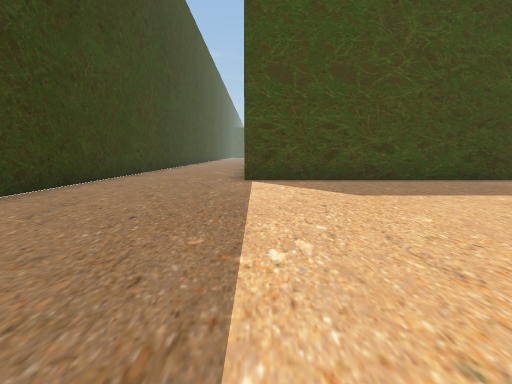
[1] (above)

19 first-person views from a walk through a Unity game level. The camera is 1.3 m above the floor, tilts 6° down and sees 70° across. The floor is counted in squares, 2 m on a side. Each view is taken from the middle of a square. On the plan, view 1 faces up. The plan holds only what a view shows up to about 11 squares ahead; the rest is blank. The place goes on beyond the plan.

[2]
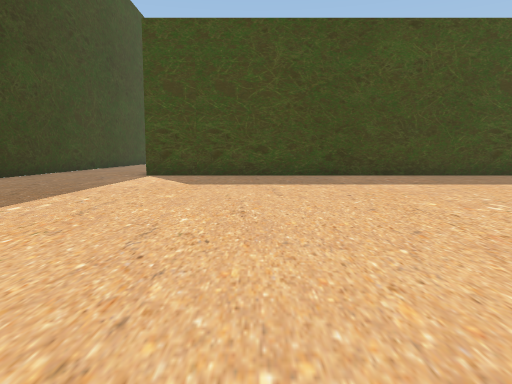

[3]
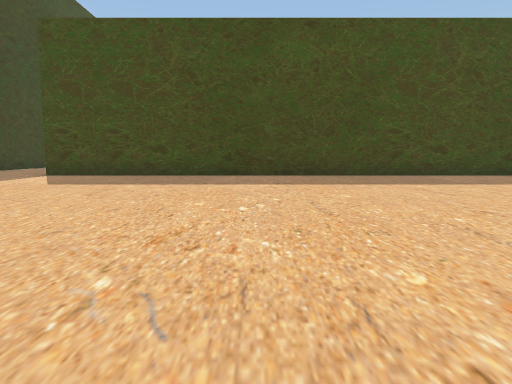

[4]
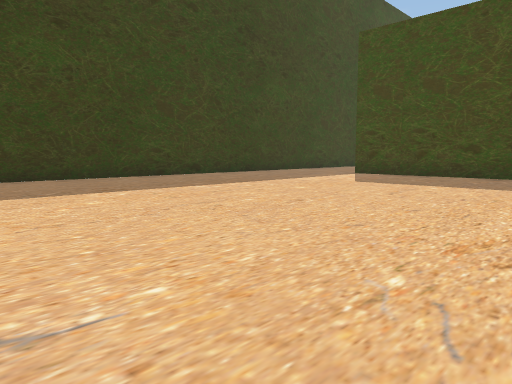

[5]
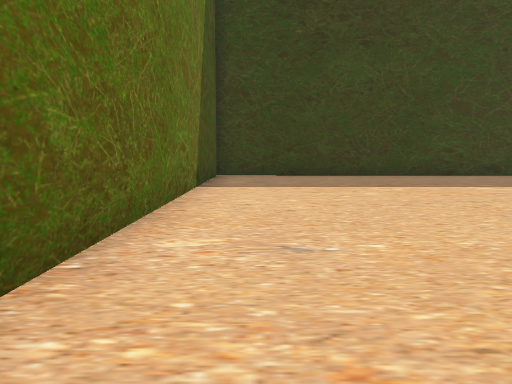

[6]
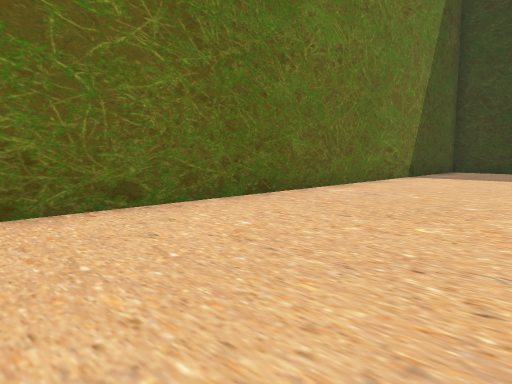

[7]
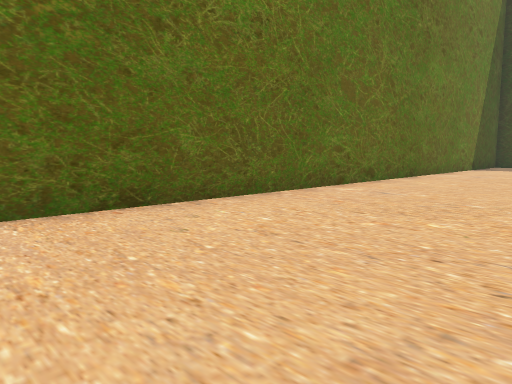

[8]
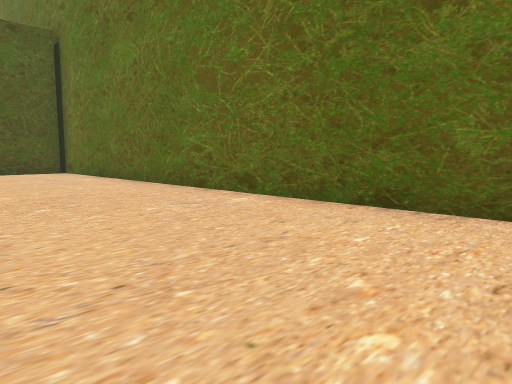

[9]
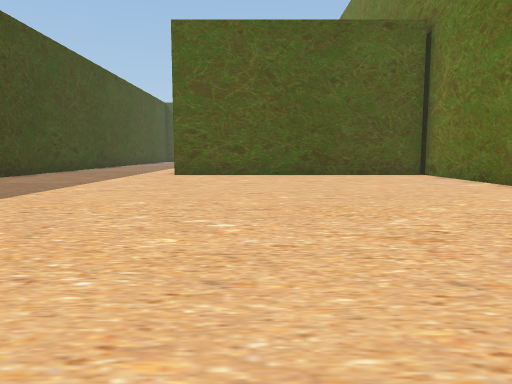

[10]
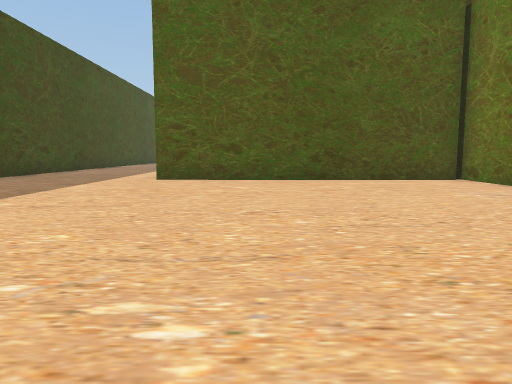

[11]
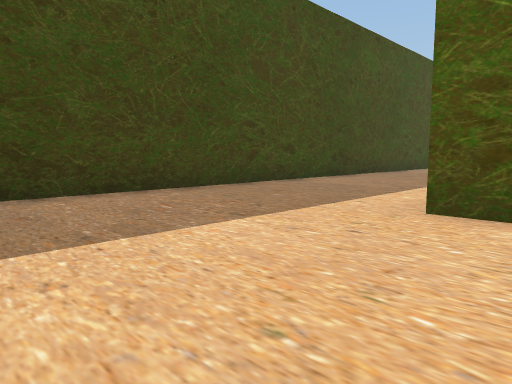

[12]
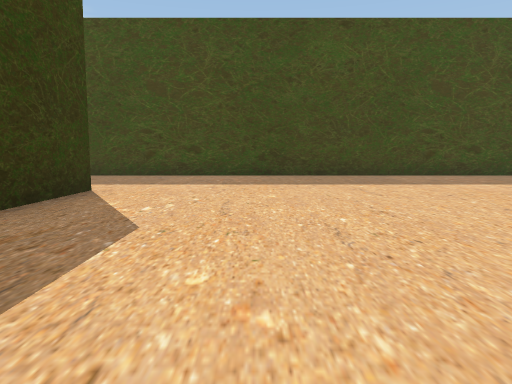

[13]
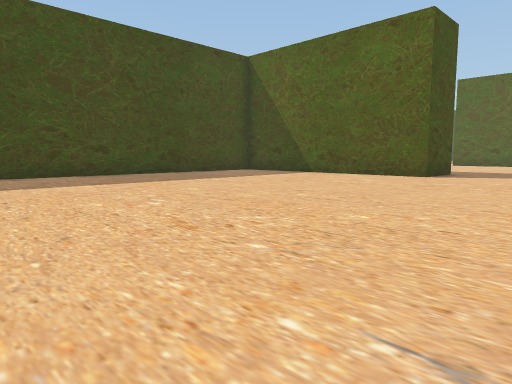

[14]
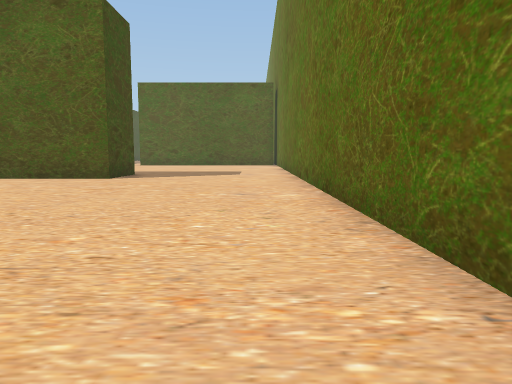

[15]
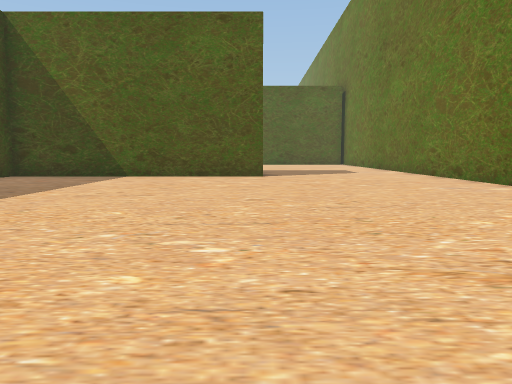

[16]
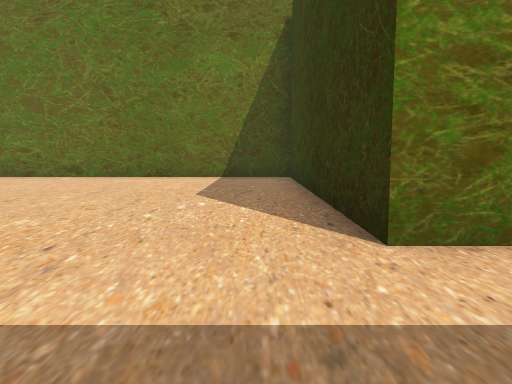

[17]
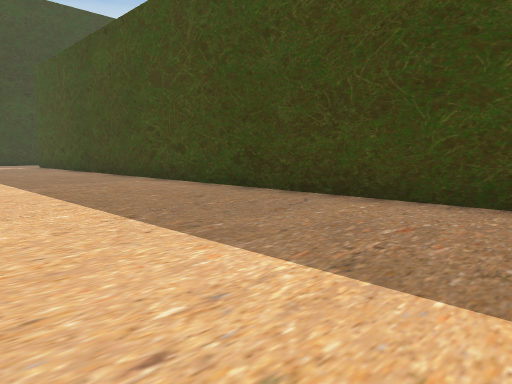

[18]
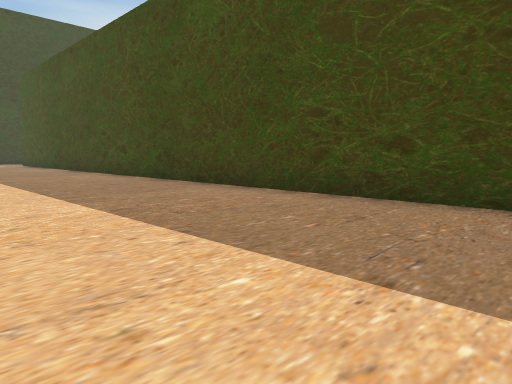

[19]
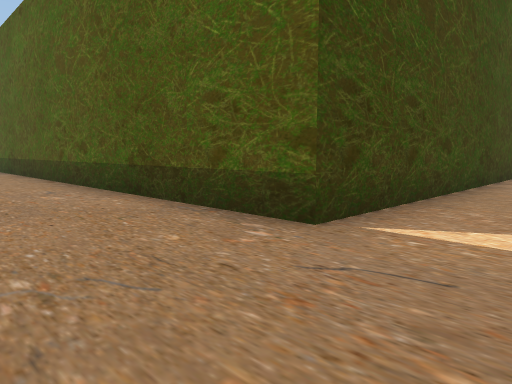

### Floor plan
Points are (right, up) in squares from view 1. A wall is a line through its corners. A room is listed if a view was taken in it or the views show most of it. See-through windows are left out.
Room 1 (views 1, 2, 3, 4, 5, 6, 7, 8, 9, 10, 11, 17, 18, 19)
walls: (-3.8, 11.1) (-3.9, -3.2) (25.5, -3.2); (23.5, 8.9) (-0.3, 8.9) (-0.3, 20); (25.1, -3.1) (25.1, 4.6)
ways out: opening at (24.2, 6.5) to room 2
Room 2 (views 12, 13, 14, 15, 16)
walls: (37.7, 8.9) (23.5, 8.9); (26.1, 4.5) (27.1, 4.5) (27.1, -3.2) (44, -3.2); (44.1, 1.8) (42.5, 1.8) (42.5, 8.9) (41.9, 8.9)
ways out: opening at (24.2, 6.5) to room 1

Where each view was taken, in squares from view 1:
view 1: 0 up, 0 right, facing up
view 2: 2 down, 3 right, facing up
view 3: 2 down, 6 right, facing up
view 4: 2 down, 6 right, facing up-left
view 5: 2 down, 7 right, facing left
view 6: 1 up, 10 right, facing down-left
view 7: 1 up, 16 right, facing down-left
view 8: 1 up, 12 right, facing down-right
view 9: 2 up, 14 right, facing right
view 10: 2 up, 16 right, facing right
view 11: 3 up, 21 right, facing up-right
view 12: 2 down, 30 right, facing up
view 13: 2 down, 32 right, facing up-right
view 14: 2 down, 33 right, facing right
view 15: 2 up, 32 right, facing right
view 16: 7 up, 28 right, facing down
view 17: 4 up, 19 right, facing up-left
view 18: 4 up, 22 right, facing up-left
view 19: 7 up, 3 left, facing up-right
